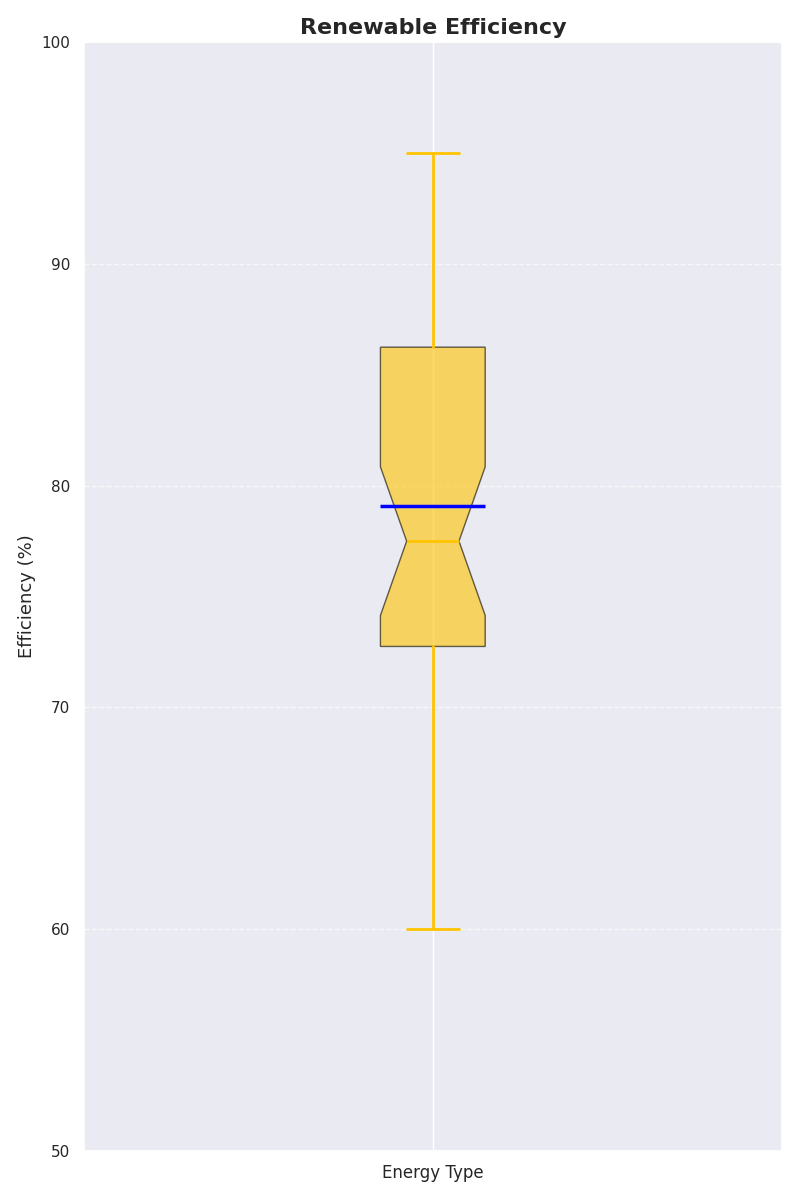

Source code (Python):
import matplotlib.pyplot as plt

efficiency_data = [
    75, 85, 80, 88, 90, 95, 93, 77, 82, 78,  # Solar
    60, 72, 68, 66, 74, 75, 73, 71, 70, 69,  # Wind
    85, 87, 90, 92, 88, 85, 89, 91, 86, 84,  # Hydroelectric
    # Biomass data group removed
    70, 72, 73, 78, 80, 75, 77, 76, 74, 71   # Geothermal
]

fig, ax = plt.subplots(figsize=(8, 12))

bp = ax.boxplot(efficiency_data, vert=True, patch_artist=True, notch=True, showmeans=True,
                meanline=True, meanprops=dict(linestyle='-', linewidth=2.5, color='blue'))

single_color = '#FFC300'
bp['boxes'][0].set(facecolor=single_color, alpha=0.6)

for element in ['whiskers', 'caps', 'medians']:
    plt.setp(bp[element], color=single_color, linewidth=2)

ax.set_title('Renewable Efficiency', fontsize=16, fontweight='bold')
ax.set_ylabel('Efficiency (%)', fontsize=13)
ax.set_xticklabels(['Energy Type'], fontsize=12)

ax.yaxis.grid(True, linestyle='--', alpha=0.7)
ax.set_ylim(50, 100)

plt.tight_layout()
plt.show()
